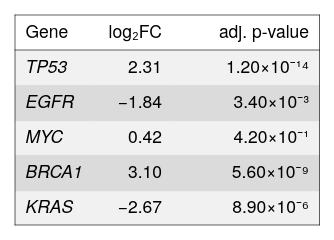

Source (Vega-Lite JSON):
### Vega-Lite specification from a JSON file in a GitHub repository (floating-point values rounded to 4 significant figures)
{"background": null, "config": {"arc": {"fill": "#DBDBDB", "fillOpacity": 1.0, "innerRadius": 25.0, "padAngle": 0.03, "stroke": "black", "strokeOpacity": 1, "strokeWidth": 0.25}, "area": {"fill": "#DBDBDB", "fillOpacity": 1.0, "stroke": "black", "strokeOpacity": 1, "strokeWidth": 0.25}, "axis": {"domain": true, "domainCap": "round", "domainColor": "black", "domainWidth": 0.25, "grid": false, "gridCap": "round", "gridColor": "#F1F1F1", "gridDash": [0, 0], "gridOpacity": 1.0, "gridWidth": 0.25, "labelColor": "black", "labelFont": "Helvetica Neue, HelveticaNeue, Helvetica, Arial, sans-serif", "labelFontSize": 7, "labelFontStyle": "normal", "labelFontWeight": 400, "offset": 4.5, "ticks": true, "tickCap": "round", "tickColor": "black", "tickRound": false, "tickSize": 3, "tickWidth": 0.25, "titleColor": "black", "titleFont": "Helvetica Neue, HelveticaNeue, Helvetica, Arial, sans-serif", "titleFontSize": 7, "titleFontStyle": "normal", "titleFontWeight": 400}, "axisX": {"domain": true, "labelAlign": "center", "labelAngle": 0, "labels": true, "ticks": true, "translate": 0}, "axisY": {"domain": true, "labelAlign": "right", "labelAngle": 0, "labels": true, "ticks": true, "translate": 0}, "axisRight": {"domain": true, "labelAlign": "left", "labelAngle": 0, "labels": true, "ticks": true, "translate": 0}, "axisTop": {"domain": true, "labelAlign": "center", "labelAngle": 0, "labels": true, "ticks": true, "translate": 0}, "axisBand": {"tickOffset": 0}, "bar": {"fill": "#DBDBDB", "fillOpacity": 1.0, "stroke": "black", "strokeOpacity": 1, "strokeWidth": 0.25}, "boxplot": {"size": 9.0, "ticks": {"cornerRadius": 0.25, "fill": "black", "opacity": 1, "size": 4.5, "thickness": 0.25}, "box": {"fillOpacity": 1.0, "stroke": "black", "strokeOpacity": 1, "strokeWidth": 0.25}, "median": {"cornerRadius": 0, "fill": "black", "fillOpacity": 1.0, "opacity": 1, "size": 9.0, "thickness": 0.25}, "rule": {"fill": "black", "fillOpacity": 1.0, "size": 10.0, "stroke": "black", "strokeDash": [0, 0], "strokeOpacity": 1, "strokeWidth": 0.25}, "outliers": {"color": "black", "fill": "black", "fillOpacity": 1.0, "size": 0, "stroke": "black", "strokeOpacity": 1, "strokeWidth": 0.25}}, "circle": {"fill": "black", "fillOpacity": 1.0, "size": 1.25, "stroke": null, "strokeOpacity": 1, "strokeWidth": 0.25}, "errorband": {"band": {"fillOpacity": 0.6, "stroke": null, "strokeWidth": 0.25, "strokeOpacity": 1}, "borders": {"opacity": 0, "strokeOpacity": 0.25, "strokeWidth": 1}}, "errorbar": {"opacity": 1, "rule": {"strokeDash": [0, 0], "strokeWidth": 0.25}, "ticks": {"color": "black", "cornerRadius": 0.125, "opacity": 1, "size": 6.0, "thickness": 0.25}, "thickness": 0.25}, "font": "Helvetica Neue, HelveticaNeue, Helvetica, Arial, sans-serif", "geoshape": {"fill": "#DBDBDB", "fillOpacity": 1.0, "stroke": "black", "strokeOpacity": 1, "strokeWidth": 0.25}, "header": {"labelColor": "black", "labelFont": "Helvetica Neue, HelveticaNeue, Helvetica, Arial, sans-serif", "labelFontSize": 7, "labelFontStyle": "normal", "labelFontWeight": 400, "titleColor": "black", "titleFont": "Helvetica Neue, HelveticaNeue, Helvetica, Arial, sans-serif", "titleFontSize": 7, "titleFontStyle": "normal", "titleFontWeight": 400, "titlePadding": 0}, "legend": {"disable": false, "offset": 4.5, "titlePadding": 4, "labelOffset": 2, "gradientLabelOffset": 2, "gradientLength": 50.0, "gradientThickness": 5.0, "gradientOpacity": 1.0, "gradientStrokeColor": "black", "gradientStrokeWidth": 0.25, "labelColor": "black", "labelFont": "Helvetica Neue, HelveticaNeue, Helvetica, Arial, sans-serif", "labelFontSize": 7, "labelFontStyle": "normal", "labelFontWeight": 400, "strokeColor": "black", "strokeWidth": 0, "symbolSize": 42, "symbolStrokeColor": "black", "symbolStrokeWidth": 0.25, "titleColor": "black", "titleFont": "Helvetica Neue, HelveticaNeue, Helvetica, Arial, sans-serif", "titleFontSize": 7, "titleFontStyle": "normal", "titleFontWeight": 400}, "line": {"color": "black", "stroke": "black", "strokeCap": "butt", "strokeDash": [0, 0], "strokeOpacity": 1, "strokeWidth": 0.5}, "point": {"filled": true, "fill": "#DBDBDB", "fillOpacity": 1.0, "size": 5.0, "stroke": "black", "strokeOpacity": 1, "strokeWidth": 0.25}, "range": {"category": ["#B2B2B2", "#636363", "#4A7CD3", "#008542", "#382864", "#509F98", "#284F93", "#005226", "#A398D6", "#173633"], "diverging": {"scheme": ["#443E60", "#5F597E", "#7C759B", "#9994B6", "#B7B4CC", "#D6D5DC", "#F6F6F6", "#D1DAD9", "#A4C2BF", "#7AA9A4", "#578E89", "#37736E", "#1B5954"]}, "heatmap": {"scheme": ["#32022B", "#43044D", "#4C196E", "#4D338C", "#484DA6", "#3A68BB", "#1D83CA", "#1D9CCB", "#23B5C9", "#28CDC5", "#4DE0B4", "#91EE9F"]}, "ordinal": {"scheme": ["#F1F1F1", "#DBDBDB", "#C6C6C6", "#B2B2B2", "#9D9D9D", "#898989", "#767676", "#636363", "#515151", "#404040", "#2F2F2F", "#1F1F1F"]}, "ramp": {"scheme": ["#32022B", "#43044D", "#4C196E", "#4D338C", "#484DA6", "#3A68BB", "#1D83CA", "#1D9CCB", "#23B5C9", "#28CDC5", "#4DE0B4", "#91EE9F"]}}, "rule": {"color": "black", "stroke": "black", "strokeCap": "round", "strokeDash": [2, 2], "strokeOpacity": 1, "strokeWidth": 0.25}, "scale": {"bandPaddingInner": 0.1, "bandPaddingOuter": 0.1, "round": false}, "rect": {"fill": "#DBDBDB", "fillOpacity": 1.0, "stroke": "black", "strokeOpacity": 1, "strokeWidth": 0.25}, "square": {"fill": "#DBDBDB", "fillOpacity": 1.0, "size": 10.0, "stroke": "black", "strokeOpacity": 1, "strokeWidth": 0.25}, "text": {"color": "black", "font": "Helvetica Neue, HelveticaNeue, Helvetica, Arial, sans-serif", "fontSize": 7, "fontStyle": "normal", "fontWeight": 400}, "tick": {"color": "black", "cornerRadius": 0.125, "opacity": 1.0, "size": 9.0, "thickness": 0.25}, "title": {"anchor": "middle", "frame": "group", "color": "black", "font": "Helvetica Neue, HelveticaNeue, Helvetica, Arial, sans-serif", "fontSize": 7, "fontStyle": "normal", "fontWeight": 400, "subtitleColor": "black", "subtitleFont": "Helvetica Neue, HelveticaNeue, Helvetica, Arial, sans-serif", "subtitleFontSize": "Helvetica Neue, HelveticaNeue, Helvetica, Arial, sans-serif", "subtitleFontStyle": "normal", "subtitleFontWeight": 400}, "trail": {"color": "black", "opacity": 1, "size": 0.5}, "view": {"continuousWidth": 100, "continuousHeight": 100, "discreteWidth": 100, "discreteHeight": 100, "fill": null, "stroke": null, "strokeWidth": 0.25}}, "layer": [{"data": {"name": "data-680ea108daf5af24563e4da49a5d090b"}, "mark": {"type": "rect", "fill": "#F1F1F1", "stroke": null, "strokeWidth": 0}, "encoding": {"x": {"value": 0}, "x2": {"value": 29.9}, "y": {"axis": null, "field": "__ytop", "scale": {"domain": [0, 84], "nice": false, "range": [0, 84], "zero": false}, "type": "quantitative"}, "y2": {"field": "__ybot"}}, "transform": [{"window": [{"op": "row_number", "field": "", "as": "__rowidx"}]}, {"calculate": "14 + (datum.__rowidx - 1) * 14", "as": "__ytop"}, {"calculate": "min(14 + datum.__rowidx * 14 + 0.5, 84)", "as": "__ybot"}, {"calculate": "14 + (datum.__rowidx - 0.5) * 14", "as": "__ymid"}, {"filter": "(datum.__rowidx - 1) % 2 == 0"}]}, {"data": {"name": "data-680ea108daf5af24563e4da49a5d090b"}, "mark": {"type": "rect", "fill": "#DBDBDB", "stroke": null, "strokeWidth": 0}, "encoding": {"x": {"value": 0}, "x2": {"value": 29.9}, "y": {"axis": null, "field": "__ytop", "scale": {"domain": [0, 84], "nice": false, "range": [0, 84], "zero": false}, "type": "quantitative"}, "y2": {"field": "__ybot"}}, "transform": [{"window": [{"op": "row_number", "field": "", "as": "__rowidx"}]}, {"calculate": "14 + (datum.__rowidx - 1) * 14", "as": "__ytop"}, {"calculate": "min(14 + datum.__rowidx * 14 + 0.5, 84)", "as": "__ybot"}, {"calculate": "14 + (datum.__rowidx - 0.5) * 14", "as": "__ymid"}, {"filter": "(datum.__rowidx - 1) % 2 == 1"}]}, {"data": {"name": "data-680ea108daf5af24563e4da49a5d090b"}, "mark": {"type": "rect", "fill": "#F1F1F1", "stroke": null, "strokeWidth": 0}, "encoding": {"x": {"value": 29.4}, "x2": {"value": 63.5}, "y": {"axis": null, "field": "__ytop", "scale": {"domain": [0, 84], "nice": false, "range": [0, 84], "zero": false}, "type": "quantitative"}, "y2": {"field": "__ybot"}}, "transform": [{"window": [{"op": "row_number", "field": "", "as": "__rowidx"}]}, {"calculate": "14 + (datum.__rowidx - 1) * 14", "as": "__ytop"}, {"calculate": "min(14 + datum.__rowidx * 14 + 0.5, 84)", "as": "__ybot"}, {"calculate": "14 + (datum.__rowidx - 0.5) * 14", "as": "__ymid"}, {"filter": "(datum.__rowidx - 1) % 2 == 0"}]}, {"data": {"name": "data-680ea108daf5af24563e4da49a5d090b"}, "mark": {"type": "rect", "fill": "#DBDBDB", "stroke": null, "strokeWidth": 0}, "encoding": {"x": {"value": 29.4}, "x2": {"value": 63.5}, "y": {"axis": null, "field": "__ytop", "scale": {"domain": [0, 84], "nice": false, "range": [0, 84], "zero": false}, "type": "quantitative"}, "y2": {"field": "__ybot"}}, "transform": [{"window": [{"op": "row_number", "field": "", "as": "__rowidx"}]}, {"calculate": "14 + (datum.__rowidx - 1) * 14", "as": "__ytop"}, {"calculate": "min(14 + datum.__rowidx * 14 + 0.5, 84)", "as": "__ybot"}, {"calculate": "14 + (datum.__rowidx - 0.5) * 14", "as": "__ymid"}, {"filter": "(datum.__rowidx - 1) % 2 == 1"}]}, {"data": {"name": "data-680ea108daf5af24563e4da49a5d090b"}, "mark": {"type": "rect", "fill": "#F1F1F1", "stroke": null, "strokeWidth": 0}, "encoding": {"x": {"value": 63.0}, "x2": {"value": 121.8}, "y": {"axis": null, "field": "__ytop", "scale": {"domain": [0, 84], "nice": false, "range": [0, 84], "zero": false}, "type": "quantitative"}, "y2": {"field": "__ybot"}}, "transform": [{"window": [{"op": "row_number", "field": "", "as": "__rowidx"}]}, {"calculate": "14 + (datum.__rowidx - 1) * 14", "as": "__ytop"}, {"calculate": "min(14 + datum.__rowidx * 14 + 0.5, 84)", "as": "__ybot"}, {"calculate": "14 + (datum.__rowidx - 0.5) * 14", "as": "__ymid"}, {"filter": "(datum.__rowidx - 1) % 2 == 0"}]}, {"data": {"name": "data-680ea108daf5af24563e4da49a5d090b"}, "mark": {"type": "rect", "fill": "#DBDBDB", "stroke": null, "strokeWidth": 0}, "encoding": {"x": {"value": 63.0}, "x2": {"value": 121.8}, "y": {"axis": null, "field": "__ytop", "scale": {"domain": [0, 84], "nice": false, "range": [0, 84], "zero": false}, "type": "quantitative"}, "y2": {"field": "__ybot"}}, "transform": [{"window": [{"op": "row_number", "field": "", "as": "__rowidx"}]}, {"calculate": "14 + (datum.__rowidx - 1) * 14", "as": "__ytop"}, {"calculate": "min(14 + datum.__rowidx * 14 + 0.5, 84)", "as": "__ybot"}, {"calculate": "14 + (datum.__rowidx - 0.5) * 14", "as": "__ymid"}, {"filter": "(datum.__rowidx - 1) % 2 == 1"}]}, {"data": {"values": [{"__dysonsphere__": 1}]}, "mark": {"type": "rule", "color": "black", "strokeDash": [0, 0], "strokeWidth": 0.25}, "encoding": {"x": {"value": 0}, "x2": {"value": 121.8}, "y": {"value": 14}}}, {"data": {"values": [{"__dysonsphere__": 1}]}, "mark": {"type": "rule", "color": "black", "strokeDash": [0, 0], "strokeWidth": 0.25}, "encoding": {"x": {"value": 0}, "x2": {"value": 121.8}, "y": {"value": 0}}}, {"data": {"values": [{"__dysonsphere__": 1}]}, "mark": {"type": "rule", "color": "black", "strokeDash": [0, 0], "strokeWidth": 0.25}, "encoding": {"x": {"value": 0}, "x2": {"value": 121.8}, "y": {"value": 84}}}, {"data": {"values": [{"__dysonsphere__": 1}]}, "mark": {"type": "rule", "color": "black", "strokeDash": [0, 0], "strokeWidth": 0.25}, "encoding": {"x": {"value": 0}, "y": {"value": 0}, "y2": {"value": 84}}}, {"data": {"values": [{"__dysonsphere__": 1}]}, "mark": {"type": "rule", "color": "black", "strokeDash": [0, 0], "strokeWidth": 0.25}, "encoding": {"x": {"value": 121.8}, "y": {"value": 0}, "y2": {"value": 84}}}, {"data": {"name": "data-680ea108daf5af24563e4da49a5d090b"}, "mark": {"type": "text", "align": "left", "baseline": "middle", "fontSize": 7, "fontStyle": "italic"}, "encoding": {"text": {"field": "gene", "type": "nominal"}, "x": {"value": 4.2}, "y": {"axis": null, "field": "__ymid", "scale": {"domain": [0, 84], "nice": false, "range": [0, 84], "zero": false}, "type": "quantitative"}}, "transform": [{"window": [{"op": "row_number", "field": "", "as": "__rowidx"}]}, {"calculate": "14 + (datum.__rowidx - 1) * 14", "as": "__ytop"}, {"calculate": "min(14 + datum.__rowidx * 14 + 0.5, 84)", "as": "__ybot"}, {"calculate": "14 + (datum.__rowidx - 0.5) * 14", "as": "__ymid"}]}, {"data": {"name": "data-680ea108daf5af24563e4da49a5d090b"}, "mark": {"type": "text", "align": "right", "baseline": "middle", "fontSize": 7}, "encoding": {"text": {"field": "log2FC", "format": ".2f", "type": "quantitative"}, "x": {"value": 58.8}, "y": {"axis": null, "field": "__ymid", "scale": {"domain": [0, 84], "nice": false, "range": [0, 84], "zero": false}, "type": "quantitative"}}, "transform": [{"window": [{"op": "row_number", "field": "", "as": "__rowidx"}]}, {"calculate": "14 + (datum.__rowidx - 1) * 14", "as": "__ytop"}, {"calculate": "min(14 + datum.__rowidx * 14 + 0.5, 84)", "as": "__ybot"}, {"calculate": "14 + (datum.__rowidx - 0.5) * 14", "as": "__ymid"}]}, {"data": {"name": "data-680ea108daf5af24563e4da49a5d090b"}, "mark": {"type": "text", "align": "right", "baseline": "middle", "fontSize": 7}, "encoding": {"text": {"field": "__fmt_2", "type": "nominal"}, "x": {"value": 117.6}, "y": {"axis": null, "field": "__ymid", "scale": {"domain": [0, 84], "nice": false, "range": [0, 84], "zero": false}, "type": "quantitative"}}, "transform": [{"window": [{"op": "row_number", "field": "", "as": "__rowidx"}]}, {"calculate": "14 + (datum.__rowidx - 1) * 14", "as": "__ytop"}, {"calculate": "min(14 + datum.__rowidx * 14 + 0.5, 84)", "as": "__ybot"}, {"calculate": "14 + (datum.__rowidx - 0.5) * 14", "as": "__ymid"}, {"calculate": "(datum['padj'] == null || datum['padj'] == 0 ? '0' : (datum['padj'] < 0 ? '−' : '') + format(abs(datum['padj'])/pow(10,floor((log(abs(datum['padj']))/log(10)))), '.2f') + '×10' + (floor((log(abs(datum['padj']))/log(10))) < 0 ? '⁻' : '') + (abs(floor((log(abs(datum['padj']))/log(10)))) >= 10 ? '⁰¹²³⁴⁵⁶⁷⁸⁹'[floor(abs(floor((log(abs(datum['padj']))/log(10))))/10)] + '⁰¹²³⁴⁵⁶⁷⁸⁹'[abs(floor((log(abs(datum['padj']))/log(10))))%10] : '⁰¹²³⁴⁵⁶⁷⁸⁹'[abs(floor((log(abs(datum['padj']))/log(10))))]))", "as": "__fmt_2"}]}, {"data": {"values": [{"__dysonsphere__": 1}]}, "mark": {"type": "text", "align": "left", "baseline": "middle", "fontSize": 7, "fontStyle": "bold"}, "encoding": {"text": {"value": "Gene"}, "x": {"value": 4.2}, "y": {"value": 7.0}}}, {"data": {"values": [{"__dysonsphere__": 1}]}, "mark": {"type": "text", "align": "right", "baseline": "middle", "fontSize": 7, "fontStyle": "bold"}, "encoding": {"text": {"value": "log₂FC"}, "x": {"value": 58.8}, "y": {"value": 7.0}}}, {"data": {"values": [{"__dysonsphere__": 1}]}, "mark": {"type": "text", "align": "right", "baseline": "middle", "fontSize": 7, "fontStyle": "bold"}, "encoding": {"text": {"value": "adj. p-value"}, "x": {"value": 117.6}, "y": {"value": 7.0}}}], "height": 84, "resolve": {"scale": {"color": "independent"}}, "view": {"fill": null, "stroke": null}, "width": 121.8, "$schema": "https://vega.github.io/schema/vega-lite/v6.4.1.json", "datasets": {"data-680ea108daf5af24563e4da49a5d090b": [{"gene": "TP53", "log2FC": 2.31, "padj": 1.2e-14}, {"gene": "EGFR", "log2FC": -1.84, "padj": 0.0034}, {"gene": "MYC", "log2FC": 0.42, "padj": 0.42}, {"gene": "BRCA1", "log2FC": 3.1, "padj": 5.6e-09}, {"gene": "KRAS", "log2FC": -2.67, "padj": 8.9e-06}]}}
